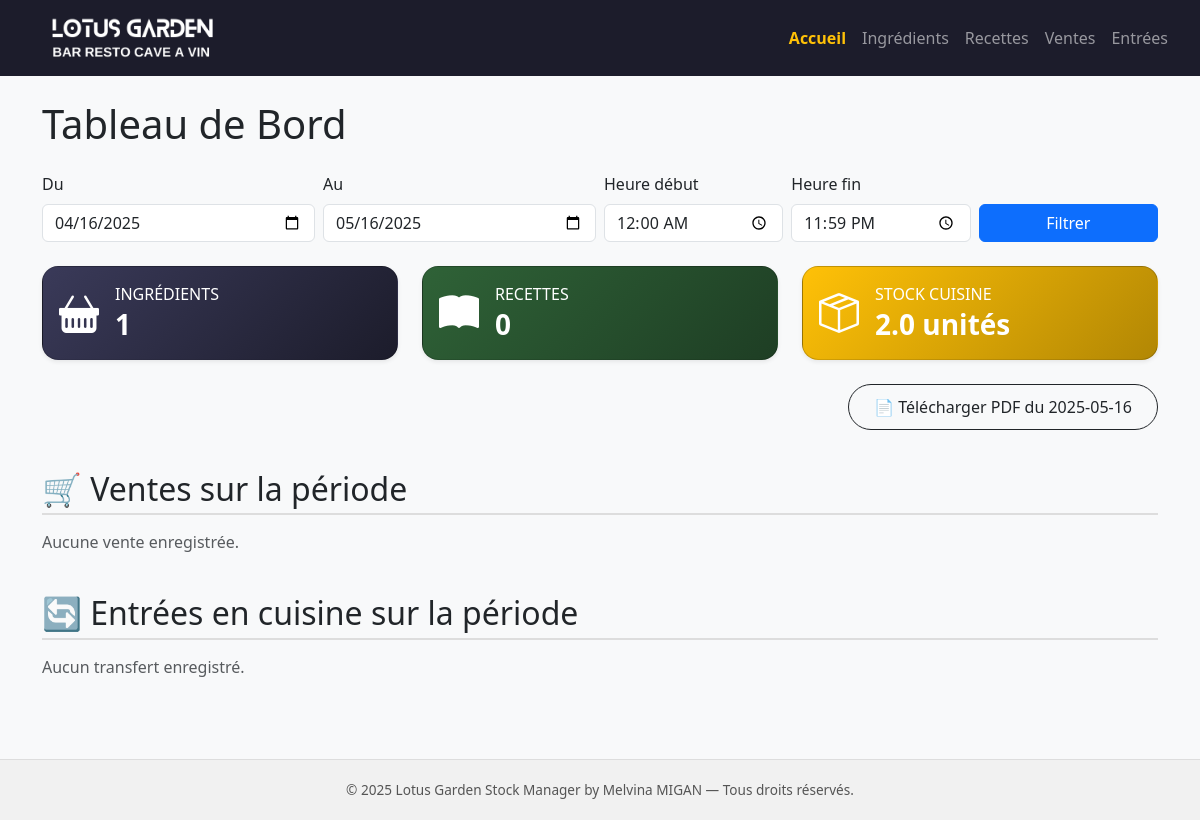
The app's page /, older data.
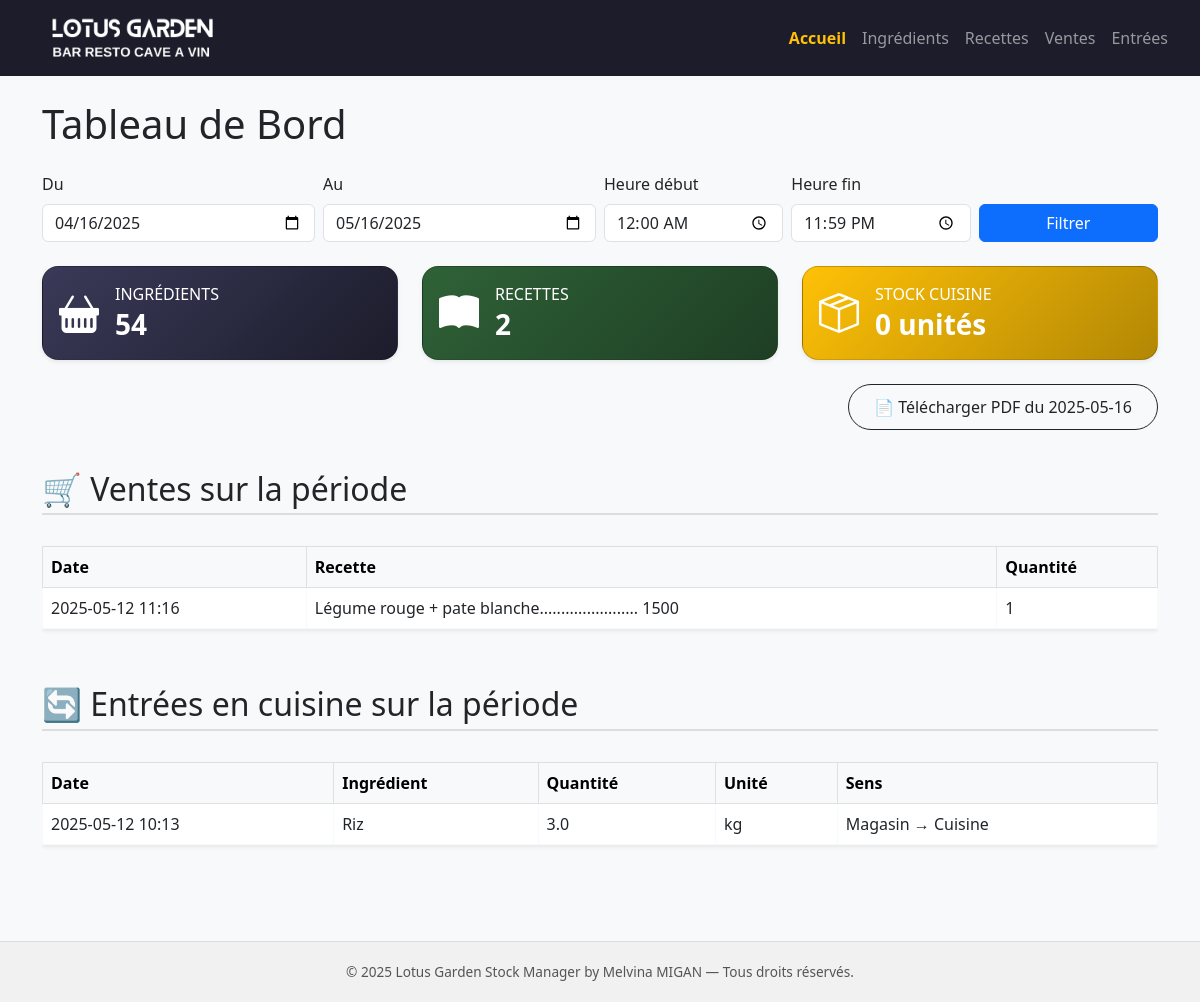
The same page, newer data.
### app.py (models this page shows)
class Vente(db.Model):
    id = db.Column(db.Integer, primary_key=True)
    recette_id = db.Column(db.Integer, db.ForeignKey('recette.id'), nullable=False)
    quantite = db.Column(db.Integer, nullable=False, default=1)
    date = db.Column(db.DateTime, default=datetime.utcnow)
    recette = db.relationship('Recette')

class Recette(db.Model):
    id = db.Column(db.Integer, primary_key=True)
    nom = db.Column(db.String(100), nullable=False)
    ingredients = db.relationship('RecetteIngredient', backref='recette', cascade='all, delete-orphan')

class HistoriqueTransfert(db.Model):
    id = db.Column(db.Integer, primary_key=True)
    ingredient_id = db.Column(db.Integer, db.ForeignKey('ingredient.id'), nullable=False)
    quantite = db.Column(db.Float, nullable=False)
    unite = db.Column(db.String(50), nullable=False)
    date = db.Column(db.DateTime, default=datetime.utcnow)
    sens = db.Column(db.String(20), nullable=False)
    ingredient = db.relationship('Ingredient', backref='transferts')

class Ingredient(db.Model):
    id = db.Column(db.Integer, primary_key=True)
    nom = db.Column(db.String(100), nullable=False)
    unite = db.Column(db.String(50), nullable=False)
    stock_cuisine = db.Column(db.Float, nullable=False, default=0.0)
    stock_magasin = db.Column(db.Float, nullable=False, default=0.0)

### app.py (the view)
@app.route('/')
def home():
    date_to = request.args.get('date_to', datetime.utcnow().date().isoformat())
    date_from = request.args.get('date_from', (datetime.fromisoformat(date_to) - timedelta(days=30)).date().isoformat())
    heure_debut = request.args.get('heure_debut', '00:00')
    heure_fin = request.args.get('heure_fin', '23:59')
    dt_from = datetime.fromisoformat(date_from + ' ' + heure_debut)
    dt_to = datetime.fromisoformat(date_to + ' ' + heure_fin)
    count_ingredients = Ingredient.query.count()
    count_recettes = Recette.query.count()
    total_stock_cuisine = db.session.query(func.sum(Ingredient.stock_cuisine)).scalar() or 0
    ventes_mois = Vente.query.filter(Vente.date >= dt_from, Vente.date <= dt_to).all()
    transferts_mois = HistoriqueTransfert.query.filter(HistoriqueTransfert.date >= dt_from, HistoriqueTransfert.date <= dt_to).all()
    return render_template('home.html',
        count_ingredients=count_ingredients,
        count_recettes=count_recettes,
        total_stock_cuisine=total_stock_cuisine,
        ventes_mois=ventes_mois,
        transferts_mois=transferts_mois,
        current_time=datetime.utcnow(),
        date_from=date_from,
        date_to=date_to,
        heure_debut=heure_debut,
        heure_fin=heure_fin
    )

### app.py (called while the page is built)
@app.context_processor
def inject_request():
    return dict(request=request)

### templates/home.html (shortened to what the changed rows need)
<!DOCTYPE html>
<html lang="fr">
<head>
    <link rel="stylesheet" href="https://cdn.jsdelivr.net/npm/bootstrap@5.3.0/dist/css/bootstrap.min.css">
    <link rel="stylesheet" href="https://cdn.jsdelivr.net/npm/bootstrap-icons@1.10.5/font/bootstrap-icons.css">
    <link rel="stylesheet" href="https://cdnjs.cloudflare.com/ajax/libs/animate.css/4.1.1/animate.min.css"/>
</head>
<body>
<nav class="navbar navbar-expand-lg navbar-dark px-4">
    <div class="collapse navbar-collapse" id="navbarNav">
        <ul class="navbar-nav ms-auto">
            {% set nav_links = [
                ('home', 'Accueil'),
                ('ajouter', 'Ingrédients'),
                ('recettes', 'Recettes'),
                ('ventes', 'Ventes'),
                ('transfert', 'Entrées')
            ] %}
            {% for endpoint, label in nav_links %}
            <li class="nav-item">
                <a class="nav-link {{ 'active text-warning fw-bold' if request.path == url_for(endpoint) else '' }}" href="{{ url_for(endpoint) }}">{{ label }}</a>
            </li>
            {% endfor %}
        </ul>
    </div>
</nav>
<div class="container mt-4">
    <h1 class="mb-4">Tableau de Bord</h1>
    <form class="row g-2 mb-4" method="get">
        <div class="col-md-3">
        </div>
        <div class="col-md-3">
        </div>
        <div class="col-md-2">
        </div>
        <div class="col-md-2">
        </div>
        <div class="col-md-2 d-flex align-items-end">
        </div>
    </form>
    <div class="row mb-4">
        <div class="col-md-4">
            <div class="card shadow-sm text-white animate__animated animate__fadeInUp" style="background: linear-gradient(135deg, #3a3a59, #1c1c2b);">
                <div class="card-body d-flex align-items-center">
                    <div>
                        <h6 class="mb-1 text-uppercase">Ingrédients</h6>
                        <h3 class="fw-bold mb-0">{{ count_ingredients }}</h3>
                    </div>
                </div>
            </div>
        </div>
        <div class="col-md-4">
            <div class="card shadow-sm text-white animate__animated animate__fadeInUp" style="background: linear-gradient(135deg, #2f6237, #1e3e24);">
                <div class="card-body d-flex align-items-center">
                    <div>
                        <h6 class="mb-1 text-uppercase">Recettes</h6>
                        <h3 class="fw-bold mb-0">{{ count_recettes }}</h3>
                    </div>
                </div>
            </div>
        </div>
        <div class="col-md-4">
            <div class="card shadow-sm text-white animate__animated animate__fadeInUp" style="background: linear-gradient(135deg, #ffc107, #b28704);">
                <div class="card-body d-flex align-items-center">
                    <div>
                        <h6 class="mb-1 text-uppercase">Stock Cuisine</h6>
                        <h3 class="fw-bold mb-0">{{ total_stock_cuisine }} unités</h3>
                    </div>
                </div>
            </div>
        </div>
    </div>
    <div class="text-end mt-4 mb-4">
        <a href="{{ url_for('rapport_journalier_pdf', date=date_to) }}" class="btn btn-outline-dark">
        </a>
    </div>
    <h2>🛒 Ventes sur la période</h2>
    {% if ventes_mois %}
        <div class="table-responsive">
            <table class="table table-hover table-bordered border-light shadow-sm mt-3">
                <thead class="table-light">
                    <tr>
                        <th>Date</th>
                        <th>Recette</th>
                        <th>Quantité</th>
                    </tr>
                </thead>
                <tbody>
                    {% for vente in ventes_mois %}
                    <tr>
                        <td>{{ vente.date.strftime('%Y-%m-%d %H:%M') }}</td>
                        <td>{{ vente.recette.nom }}</td>
                        <td>{{ vente.quantite }}</td>
                    </tr>
                    {% endfor %}
                </tbody>
            </table>
        </div>
    {% else %}
        <p class="text-muted">Aucune vente enregistrée.</p>
    {% endif %}
    <h2>🔄 Entrées en cuisine sur la période</h2>
    {% if transferts_mois %}
        <div class="table-responsive">
            <table class="table table-hover table-bordered border-light shadow-sm mt-3">
                <thead class="table-light">
                    <tr>
                        <th>Date</th>
                        <th>Ingrédient</th>
                        <th>Quantité</th>
                        <th>Unité</th>
                        <th>Sens</th>
                    </tr>
                </thead>
                <tbody>
                    {% for t in transferts_mois %}
                    <tr>
                        <td>{{ t.date.strftime('%Y-%m-%d %H:%M') }}</td>
                        <td>{{ t.ingredient.nom }}</td>
                        <td>{{ t.quantite }}</td>
                        <td>{{ t.unite }}</td>
                        <td>{{ 'Magasin → Cuisine' if t.sens == 'magasin_vers_cuisine' else 'Cuisine → Magasin' }}</td>
                    </tr>
                    {% endfor %}
                </tbody>
            </table>
        </div>
    {% else %}
        <p class="text-muted">Aucun transfert enregistré.</p>
    {% endif %}
</div>
</body>
</html>

Row changes from the older to the newer data that the page shows:
added Vente: date "2025-05-12 11:16", recette.nom "Légume rouge + pate blanche....................... 1500", quantite "1"
added HistoriqueTransfert: date "2025-05-12 10:13", ingredient.nom "Riz", quantite "3.0", unite "kg", sens "Magasin → Cuisine"
Text that changed along with them:
{{ count_ingredients }}: "1" → "54"
{{ count_recettes }}: "0" → "2"
{{ total_stock_cuisine }}: "2.0" → "0"
text no longer shown: "Aucune vente enregistrée. Aucun transfert enregistré."
text now shown: "Date Recette Quantité Date Ingrédient Quantité Unité Sens"
